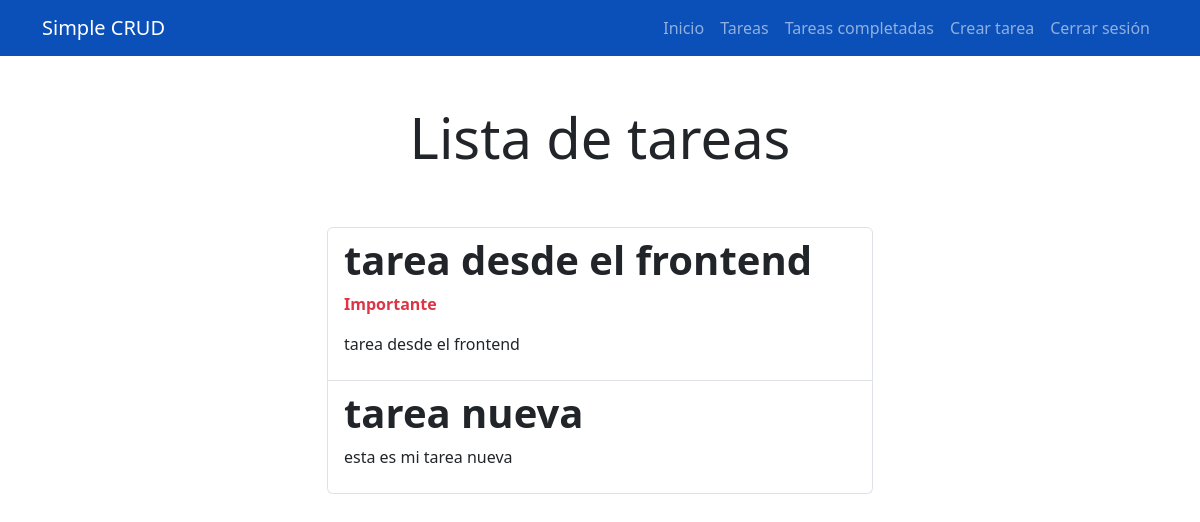
Page /tasks/ (signed in) on the earlier database version.
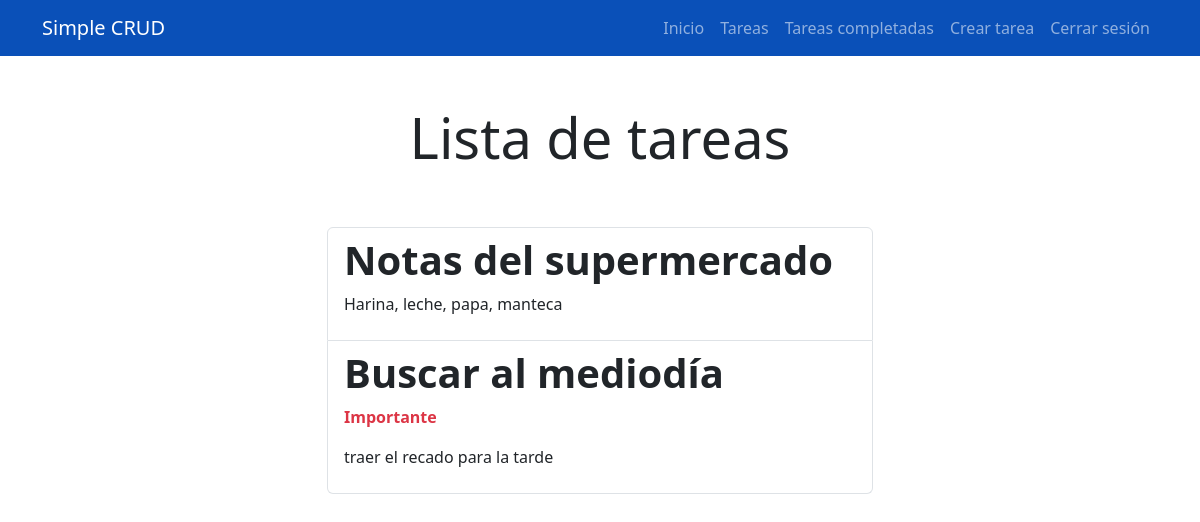
Same page on the later database version.
### tasks/models.py (models this page shows, shortened)
class Task(models.Model):
    title = models.CharField(max_length=100)
    description = models.TextField(blank=True)
    created = models.DateTimeField(auto_now_add=True)
    datecompleted = models.DateTimeField(null=True, blank=True)
    important = models.BooleanField(default=False)
    user = models.ForeignKey(User, on_delete=models.CASCADE)

### tasks/views.py (the view)
# urls.py: path('tasks/', views.tasks, name='tasks'),
@login_required
def tasks(request):
    tasks = Task.objects.filter(user=request.user, datecompleted__isnull=True)
    return render(request, 'tasks.html',{
        'tasks': tasks,
        'title': 'Lista de tareas'
    })

### tasks/templates/tasks.html (shortened to what this page needs)
{% extends 'base.html'%}
{% block content %}
<main class="container">
    <div class="row">
        <div class="col-md-6 offset-md-3">
            <h1 class="text-center display-4 py-5">{{ title|default:"Lista de tareas" }}</h1>
                <ul class="list-group">
                {% for task in tasks %}
                    <a class="list-group-item" href="{% url 'task_detail' task.id %}">
                        <header class="d-flex justify-content-between">
                            <h1 class="fw-bold">
                                {{task.title}}
                            </h1>
                        </header>
                        {% if task.important%}
                        <p class="fw-bold text-danger"> Importante</p>
                        {% endif %}
                        <p>
                            {{task.description}}
                        </p>
                    </a>
                {% endfor %}
            </ul>
        </div>
    </div>
</main>
{% endblock %}

### tasks/templates/base.html (shortened to what this page needs)
<!DOCTYPE html>
<html lang="en">
<head>
    <link rel="stylesheet" href="https://cdn.jsdelivr.net/npm/bootstrap@5.3.8/dist/css/bootstrap.min.css">
</head>
<body>
    <nav class="navbar navbar-expand-lg light navbar-dark" style="background-color: #0a50b8;" >
        <div class="container">
            <a class="navbar-brand" href="/">Simple CRUD</a>
            <div class="collapse navbar-collapse" id="navbarNav">
                <ul class="navbar-nav ms-auto">
                    <li class="nav-item">
                        <a class="nav-link" href="/">Inicio</a>
                    </li>
                    {% if user.is_authenticated %}
                    <li class="nav-item">
                        <a class="nav-link" href="{% url 'tasks' %}">Tareas</a>
                    </li class="nav-item">
                    <li class="nav-item">
                        <a class="nav-link" href="{% url 'tasks_completed' %}">Tareas completadas</a>
                    </li>
                    <li class="nav-item">
                        <a class="nav-link" href="{% url 'create_task' %}">Crear tarea</a>
                    </li>
                    {% endif %}
                    {% if user.is_authenticated %}
                    <li class="nav-item">
                        <a class="nav-link" href="{% url 'logout' %}">Cerrar sesión</a>
                    </li>
                    {% endif %}
                </ul>
            </div>
        </div>
    </nav>
    {% block content %}
    {% endblock %}
</body>
</html>

Differences in the rows shown:
removed Task: title "tarea desde el frontend", important "Importante", description "tarea desde el frontend"
removed Task: title "tarea nueva", description "esta es mi tarea nueva"
added Task: title "Notas del supermercado", description "Harina, leche, papa, manteca"
added Task: title "Buscar al mediodía", important "Importante", description "traer el recado para la tarde"
